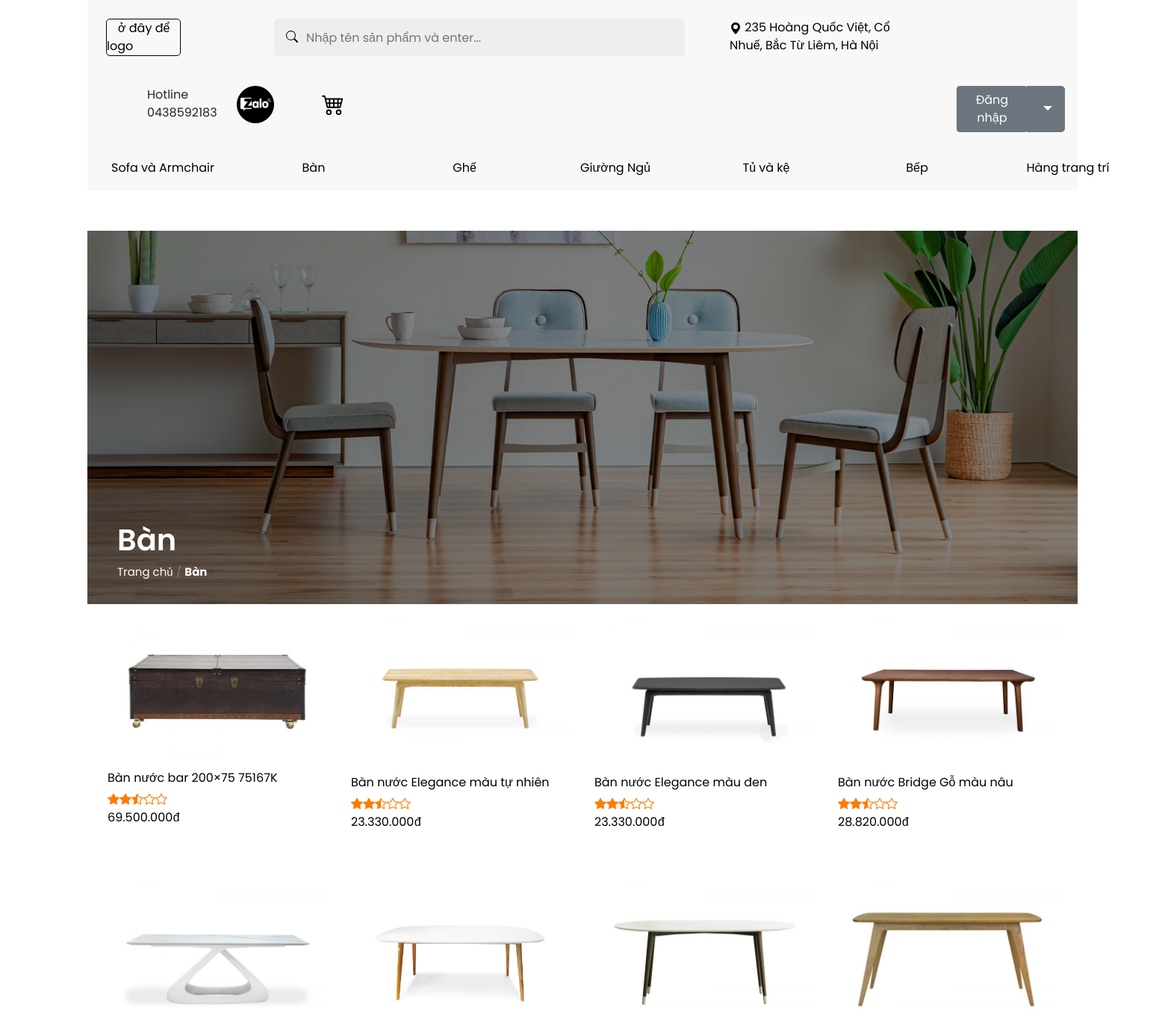
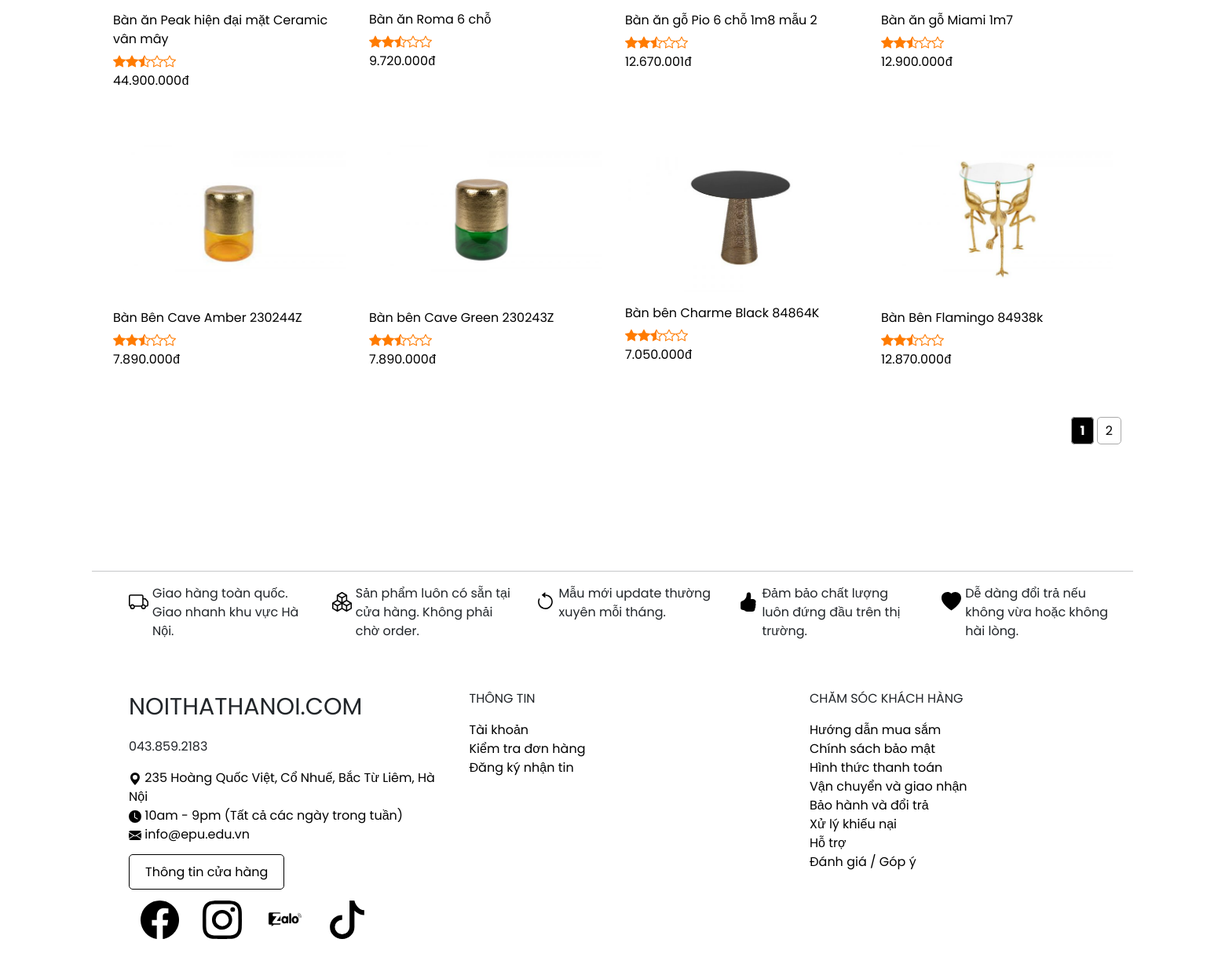
The app's page /index.php?quanly=Ban&id=1&per_page=12&page=1 with its own data (2 pictures, top to bottom).
### tables this page shows
CREATE TABLE `tb_loai` (
  `id` int(11) NOT NULL,
  `tenloai` varchar(255) NOT NULL,
  `quanlyloai` varchar(255) NOT NULL,
  `background_loai` char(150) NOT NULL
);

CREATE TABLE `tb_sanpham` (
  `id` int(11) NOT NULL,
  `tensp` varchar(255) NOT NULL,
  `img` char(150) NOT NULL,
  `kichthuoc` varchar(255) NOT NULL,
  `gia` int(20) NOT NULL,
  `chatlieu` varchar(255) NOT NULL,
  `soluongton` int(20) NOT NULL,
  `ma_loai` int(20) NOT NULL,
  `ma_item` int(20) NOT NULL
);

### tmp/main-sp.php (called while the page is built, shortened)
<?php
    include './admincp/config/connect_db.php';
    include './pages/main/thuong-hieu.php';
    $so_sp = !empty($_GET['per_page']) ? $_GET['per_page'] : 12;
    $trang_ht = !empty($_GET['page']) ? $_GET['page'] : 1;
    $offset = ($trang_ht - 1) * $so_sp;
    if ($tam=='SofaArmchair') {
        $data = 'SofaArmchair';
        $query = "SELECT * FROM `tb_sanpham` WHERE `ma_loai`=1 ORDER BY `id` ASC LIMIT ".$so_sp." OFFSET ".$offset;
        $mysql = mysqli_query($conn, $query);
        $querys = "SELECT * FROM `tb_sanpham` WHERE `ma_loai`=1";
        $tong = mysqli_query($conn, $querys);
        $tong = $tong->num_rows;
        $so_trang = ceil($tong / $so_sp);
    }elseif ($tam=='Sofa') {
        $data = 'SofaArmchair';
        $query = "SELECT * FROM `tb_sanpham` WHERE `ma_item`=1 ORDER BY `id` ASC";
        $mysql = mysqli_query($conn, $query);
    }elseif ($tam=='SofaGoc') {
        $data = 'SofaArmchair';
        $query = "SELECT * FROM `tb_sanpham` WHERE `ma_item`=2 ORDER BY `id` ASC";
        $mysql = mysqli_query($conn, $query);
    }elseif ($tam=='Armchair') {
        $data = 'SofaArmchair';
        $query = "SELECT * FROM `tb_sanpham` WHERE `ma_item`=3 ORDER BY `id` ASC";
        $mysql = mysqli_query($conn, $query);
    }elseif ($tam=='GheDaiDon') {
        $data = 'SofaArmchair';
        $query = "SELECT * FROM `tb_sanpham` WHERE `ma_item`=4 ORDER BY `id` ASC";
        $mysql = mysqli_query($conn, $query);
    }elseif ($tam=='GheThuGian') {
        $data = 'SofaArmchair';
        $query = "SELECT * FROM `tb_sanpham` WHERE `ma_item`=5 ORDER BY `id` ASC";
        $mysql = mysqli_query($conn, $query);
    }elseif ($tam=='Ban') {
        $data = 'Ban';
        $query = "SELECT * FROM `tb_sanpham` WHERE `ma_loai`=2 ORDER BY `id` ASC LIMIT ".$so_sp." OFFSET ".$offset;
        $mysql = mysqli_query($conn, $query);
        $querys = "SELECT * FROM `tb_sanpham` WHERE `ma_loai`=2";
        $tong = mysqli_query($conn, $querys);
        $tong = $tong->num_rows;
        $so_trang = ceil($tong / $so_sp);
    }elseif ($tam=='BanNuoc') {
        $data = 'Ban';
        $query = "SELECT * FROM `tb_sanpham` WHERE `ma_item`=6 ORDER BY `id` ASC";
        $mysql = mysqli_query($conn, $query);
    }elseif ($tam=='BanAn') {
        $data = 'Ban';
        $query = "SELECT * FROM `tb_sanpham` WHERE `ma_item`=7 ORDER BY `id` ASC";
        $mysql = mysqli_query($conn, $query);
    }elseif ($tam=='BanBen') {
        $data = 'Ban';
        $query = "SELECT * FROM tb_sanpham WHERE `ma_item`=8 ORDER BY `id` ASC";
        $mysql = mysqli_query($conn, $query);
    }elseif ($tam=='BanLamViec') {
        $data = 'Ban';
        $query = "SELECT * FROM `tb_sanpham` WHERE `ma_item`=9 ORDER BY `id` ASC";
        $mysql = mysqli_query($conn, $query);
    }elseif ($tam=='BanTrangDiem') {
        $data = 'Ban';
        $query = "SELECT * FROM `tb_sanpham` WHERE `ma_item`=10 ORDER BY `id` ASC";
        $mysql = mysqli_query($conn, $query);
    }elseif ($tam=='GheAn') {
        $data = 'Ghe';
        $query = "SELECT * FROM `tb_sanpham` WHERE `ma_item`=11 ORDER BY `id` ASC";
        $mysql = mysqli_query($conn, $query);
    }elseif ($tam=='GheBar') {
        $data = 'Ghe';
        $query = "SELECT * FROM `tb_sanpham` WHERE `ma_item`=12 ORDER BY `id` ASC";
        $mysql = mysqli_query($conn, $query);
    }elseif ($tam=='XeDay') {
        $data = 'Ghe';
        $query = "SELECT * FROM `tb_sanpham` WHERE `ma_item`=13 ORDER BY `id` ASC";
        $mysql = mysqli_query($conn, $query);
    }elseif ($tam=='Giuong') {
        $data = 'GiuongNgu';
        $query = "SELECT * FROM `tb_sanpham` WHERE `ma_item`=14 ORDER BY `id` ASC";
        $mysql = mysqli_query($conn, $query);
    }if ($tam=='BanDauGiuong') {
        $data = 'GiuongNgu';
        $query = "SELECT * FROM `tb_sanpham` WHERE `ma_item`=15 ORDER BY `id` ASC";
        $mysql = mysqli_query($conn, $query);
    }elseif ($tam=='NemGiuong') {
        $data = 'GiuongNgu';
        $query = "SELECT * FROM `tb_sanpham` WHERE `ma_item`=16 ORDER BY `id` ASC";
        $mysql = mysqli_query($conn, $query);
    }elseif ($tam=='TuTivi') {
        $data = 'TuKe';
        $query = "SELECT * FROM `tb_sanpham` WHERE `ma_item`=17 ORDER BY `id` ASC";
        $mysql = mysqli_query($conn, $query);
    }elseif ($tam=='TuLy') {
        $data = 'TuKe';
        $query = "SELECT * FROM `tb_sanpham` WHERE `ma_item`=18 ORDER BY `id` ASC";
        $mysql = mysqli_query($conn, $query);
    }elseif ($tam=='TuRuou') {
        $data = 'TuKe';
        $query = "SELECT * FROM `tb_sanpham` WHERE `ma_item`=19 ORDER BY `id` ASC";
        $mysql = mysqli_query($conn, $query);
    }elseif ($tam=='TuAo') {
        $data = 'TuKe';
        $query = "SELECT * FROM `tb_sanpham` WHERE `ma_item`=20 ORDER BY `id` ASC";
        $mysql = mysqli_query($conn, $query);
    }elseif ($tam=='TuAmTuong') {
        $data = 'TuKe';
        $query = "SELECT * FROM `tb_sanpham` WHERE `ma_item`=21 ORDER BY `id` ASC";
        $mysql = mysqli_query($conn, $query);
    }elseif ($tam=='TuGiay') {
        $data = 'TuKe';
        $query = "SELECT * FROM `tb_sanpham` WHERE `ma_item`=22 ORDER BY `id` ASC";
        $mysql = mysqli_query($conn, $query);
    }elseif ($tam=='KePhongKhach') {
        $data = 'TuKe';
        $query = "SELECT * FROM tb_sanpham WHERE `ma_item`=23 ORDER BY `id` ASC";
        $mysql = mysqli_query($conn, $query);
    }elseif ($tam=='TuBep') {
        $data = 'TuBep';
        $query = "SELECT * FROM `tb_sanpham` WHERE `ma_item`=24 ORDER BY `id` ASC";
        $mysql = mysqli_query($conn, $query);
    }elseif ($tam=='PhuKienBep') {
        $data = 'TuBep';
        $query = "SELECT * FROM `tb_sanpham` WHERE `ma_item`=25 ORDER BY `id` ASC";
        $mysql = mysqli_query($conn, $query);
    }elseif ($tam=='DaoBep') {
        $data = 'TuBep';
        $query = "SELECT * FROM `tb_sanpham` WHERE `ma_item`=26 ORDER BY `id` ASC";
        $mysql = mysqli_query($conn, $query);
    }elseif ($tam=='QuayBar') {
        $data = 'TuBep';
        $query = "SELECT * FROM `tb_sanpham` WHERE `ma_item`=27 ORDER BY `id` ASC";
        $mysql = mysqli_query($conn, $query);
    }elseif ($tam=='DenTrangTri') {
        $data = 'HangTrangTri';
        $query = "SELECT * FROM `tb_sanpham` WHERE `ma_item`=28 ORDER BY `id` ASC";
        $mysql = mysqli_query($conn, $query);
    }elseif ($tam=='DongHo') {
        $data = 'HangTrangTri';
        $query = "SELECT * FROM `tb_sanpham` WHERE `ma_item`=29 ORDER BY `id` ASC";
        $mysql = mysqli_query($conn, $query);
    }elseif ($tam=='DungCuBep') {
        $data = 'HangTrangTri';
        $query = "SELECT * FROM `tb_sanpham` WHERE `ma_item`=30 ORDER BY `id` ASC";
        $mysql = mysqli_query($conn, $query);
    }elseif ($tam=='GoiThuBong') {
        $data = 'HangTrangTri';
        $query = "SELECT * FROM `tb_sanpham` WHERE `ma_item`=31 ORDER BY `id` ASC";
        $mysql = mysqli_query($conn, $query);
    }elseif ($tam=='KhungGuong') {
        $data = 'HangTrangTri';
        $query = "SELECT * FROM `tb_sanpham` WHERE `ma_item`=32 ORDER BY `id` ASC";
        $mysql = mysqli_query($conn, $query);
    }elseif ($tam=='NemHangTrangTri') {
        $data = 'HangTrangTri';
        $query = "SELECT * FROM `tb_sanpham` WHERE `ma_item`=33 ORDER BY `id` ASC";
        $mysql = mysqli_query($conn, $query);
    }elseif ($tam=='Tham') {
        $data = 'HangTrangTri';
        $query = "SELECT * FROM `tb_sanpham` WHERE `ma_item`=34 ORDER BY `id` ASC";
        $mysql = mysqli_query($conn, $query);
    }elseif ($tam=='Tranh') {
        $data = 'HangTrangTri';
        $query = "SELECT * FROM `tb_sanpham` WHERE `ma_item`=35 ORDER BY `id` ASC";
        $mysql = mysqli_query($conn, $query);
    }elseif ($tam=='BanNgoaiTroi') {
        $data = 'NgoaiThat';
        $query = "SELECT * FROM `tb_sanpham` WHERE `ma_item`=36 ORDER BY `id` ASC";
        $mysql = mysqli_query($conn, $query);
    }elseif ($tam=='GheNgoaiTroi') {
        $data = 'NgoaiThat';
        $query = "SELECT * FROM `tb_sanpham` WHERE `ma_item`=37 ORDER BY id ASC";
        $mysql = mysqli_query($conn, $query);
    }else {
    }
?>

### tmp/index-sp.php (the view)
<div class="cach"></div>
<?php include 'main-sp.php';?>
<div class="main-adidas">
    <ul class="product">
        <?php while ($row = mysqli_fetch_array($mysql)) { ?>
        <li>
            <div class="product-item">
                <div class="product-top">
                    <a href="../index.php?quanly=chitiet-sp&id=<?=$row['id']?>&thuonghieu=<?=$data?>">
                        <img src="<?=$row['img']?>" alt="<?=$row['tensp']?>">
                    </a>
                </div>
                <div class="product-info">
                    <a href="../index.php?quanly=chitiet-sp&id=<?=$row['id']?>&thuonghieu=<?=$data?>" class="product-name"><?= $row['tensp'] ?></a>
                    <div class="star">
                        <span class="star-item"><i class="bi bi-star-fill"></i></span>
                        <span class="star-item"><i class="bi bi-star-fill"></i></span>
                        <span class="star-item"><i class="bi bi-star-half"></i></span>
                        <span class="star-item"><i class="bi bi-star"></i></span>
                        <span class="star-item"><i class="bi bi-star"></i></span>
                    </div>
                    <?php if($row['gia'] > 0) {?>
                        <a href="../index.php?quanly=chitiet-sp&id=<?=$row['id']?>&thuonghieu=<?=$data?>" class="product-price"><?= number_format($row['gia'], 0, ",", ".") ?><samp>đ</samp></a>
                    <?php } else {?>
                    <?php }?>
                </div>
            </div>
        </li>
        <?php } ?>
    </ul>
    <div class="number_page">
        <?php if ($trang_ht > 1) {
            $prev_page = $trang_ht - 1;
        ?>
        <a href="../../index.php?quanly=<?=$data?>&id=1&per_page=<?=$so_sp?>&page=<?=$prev_page?>" class="page-item"> <- </a>
        <?php } if ($tam=='SofaArmchair' || $tam=='Ban' || $tam=='Ghe' || $tam=='GiuongNgu' || $tam=='TuKe' || $tam=='Bep' || $tam=='HangTrangTri' || $tam=='NgoaiThat') {
            for ($num = 1; $num <= $so_trang; $num++) { ?>
        <?php if ($num != $trang_ht) { ?>
            <?php if ($num > $trang_ht - 1 && $num < $trang_ht + 2) { ?>
                <a class="page-item" href="../../index.php?quanly=<?=$data?>&id=1&per_page=<?=$so_sp?>&page=<?=$num?>"><?=$num?></a>
            <?php } ?>
        <?php } else { ?>
            <strong class="dam page-item"><?= $num ?></strong>
        <?php } ?>
        <?php } } if ($tam=='SofaArmchair' || $tam=='Ban' || $tam=='Ghe' || $tam=='GiuongNgu' || $tam=='TuKe' || $tam=='Bep' || $tam=='HangTrangTri' || $tam=='NgoaiThat') {
            if ($trang_ht < $so_trang - 1) {
                $next_page = $trang_ht + 1; ?>
                    <a href="../../index.php?quanly=<?= $data ?>&id=1&per_page=<?= $so_sp ?>&page=<?= $next_page ?>" class="page-item">-></a>
            <?php }
        } ?>
    </div>
</div>
<?php include 'gioithieu.php'; ?>

### pages/main/thuong-hieu.php
<?php include './admincp/config/connect_db.php';?>
<?php
$loai = mysqli_query($conn, "SELECT * FROM `tb_loai` ORDER BY `id` ASC");
$item = mysqli_query($conn, "SELECT * FROM `tb_item` ORDER BY `id` ASC");
while($loai_row = mysqli_fetch_array($loai)){
    if ($tam == $loai_row['quanlyloai']){ ?>
        <div style="width: 100%;height: 500px;background: url(<?=$loai_row['background_loai']?>);background-position: 47% 92%;background-size: 100%;">
            <div style="width: 100%;height: 100%; background: rgba(0,0,0,0.45);padding: 40px;">
                <h1 class="thuong_hieu"><?=$thuong_hieu=$loai_row['tenloai']?></h1>
                <div class="is-small"><nav><a href="../../index.php">Trang chủ</a><span>/</span><b><?=$loai_row['tenloai']?></b></nav></div>
            </div>
        </div>
<?php } while ($item_row = mysqli_fetch_array($item)){
        if ($tam == $item_row['quanlyitem']) { ?>
            <div style="width: 100%;height: 500px;background: url(<?=$item_row['background_item']?>);background-position: 0 46%;background-size: 100%;">
                <div style="width: 100%;height: 100%; background: rgba(0,0,0,0.45);padding: 40px;">
                    <h1 class="thuong_hieu"><?=$thuong_hieu=$item_row['tenitem']?></h1>
                    <div class="is-small"><nav><a href="../../index.php">Trang chủ</a><span>/</span><a href="../../index.php?quanly=<?=$loai_row['quanlyloai']?>&id=1&per_page=12&page=1"><?=$loai_row['tenloai']?></a><span>/</span><b><?=$item_row['tenitem']?></b></nav></div>
                </div>
            </div>
<?php } } } ?>

### asset/css/main.css (style rules this page uses)
* { margin:0;padding:0;box-sizing:border-box;font-family:"Poppins",sans-serif; }
body { display:flex;align-items:center;justify-content:center;background:#ffffff; }
.cach { width: 100%; height: 30px; background: #ffffff; }
h1.thuong_hieu { margin-top: 350px; font-size: 40px; font-weight: 600; color: #ffffff; }
.is-small { font-size: 15px; }
.is-small nav { color: #ffffff; letter-spacing: 0; padding: 0; }
.is-small nav a { text-decoration: none; color: #ffffff; }
.is-small nav span { position: relative; top: 0; opacity: .35; margin: 0 0.3em; font-weight: 300; }
.main .main-adidas { float: left; width: 100%; height: auto; }
ul.product { display: flex; flex-wrap: wrap; margin-left: -20px; margin-right: 10px; }
ul.product li { flex-basis: 25%; list-style: none; box-sizing: border-box; padding: 15px; margin-bottom: 30px; transition: 0.25s ease-in-out; }
ul.product li img { max-width: 100%; height: auto; border-radius: 10px; }
ul.product li .product-top { overflow: hidden; margin-bottom: 15px; }
ul.product li .product-info a { display: block; text-decoration: none; color: #000000; margin-bottom: 5px; size: 40px; }
ul.product li .product-info .star { display: flex; flex-wrap: wrap; }
ul.product li .product-info .star span.star-item { color: #ff7b00; }
.number_page { text-align: end; margin-right: 15px; }
.number_page a.page-item { text-decoration: none; color: #000000; padding: 5px 10px; border: 1px solid #a9a9a9; border-radius: 5px; }
.number_page .dam { background: #000000; color: #ffffff; padding: 5px 10px; border: 1px solid #a9a9a9; border-radius: 5px; }

### records on screen
tb_loai: background_loai (picture), tenloai "Bàn"
tb_sanpham: img (picture), tensp "Bàn nước bar 200×75 75167K", gia "69.500.000"
tb_sanpham: img (picture), tensp "Bàn nước Elegance màu tự nhiên", gia "23.330.000"
tb_sanpham: img (picture), tensp "Bàn nước Elegance màu đen", gia "23.330.000"
tb_sanpham: img (picture), tensp "Bàn nước Bridge Gỗ màu nâu", gia "28.820.000"
tb_sanpham: img (picture), tensp "Bàn ăn Peak hiện đại mặt Ceramic vân mây", gia "44.900.000"
tb_sanpham: img (picture), tensp "Bàn ăn Roma 6 chỗ", gia "9.720.000"
tb_sanpham: img (picture), tensp "Bàn ăn gỗ Pio 6 chỗ 1m8 mẫu 2", gia "12.670.001"
tb_sanpham: img (picture), tensp "Bàn ăn gỗ Miami 1m7", gia "12.900.000"
tb_sanpham: img (picture), tensp "Bàn Bên Cave Amber 230244Z", gia "7.890.000"
tb_sanpham: img (picture), tensp "Bàn bên Cave Green 230243Z", gia "7.890.000"
tb_sanpham: img (picture), tensp "Bàn bên Charme Black 84864K", gia "7.050.000"
tb_sanpham: img (picture), tensp "Bàn Bên Flamingo 84938k", gia "12.870.000"
